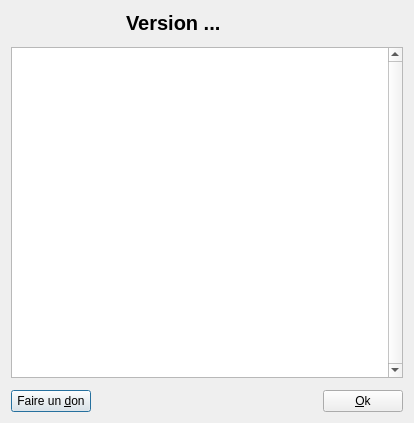
<?xml version="1.0" encoding="UTF-8"?>
<ui version="4.0">
 <class>DialogChangeLog</class>
 <widget class="QDialog" name="DialogChangeLog">
  <property name="windowModality">
   <enum>Qt::WindowModal</enum>
  </property>
  <property name="geometry">
   <rect>
    <x>0</x>
    <y>0</y>
    <width>414</width>
    <height>423</height>
   </rect>
  </property>
  <property name="windowTitle">
   <string>Bienvenue</string>
  </property>
  <property name="windowIcon">
   <iconset resource="../ressources.qrc">
    <normaloff>:/icones/icon</normaloff>:/icones/icon</iconset>
  </property>
  <property name="modal">
   <bool>true</bool>
  </property>
  <layout class="QGridLayout" name="gridLayout">
   <property name="horizontalSpacing">
    <number>15</number>
   </property>
   <property name="verticalSpacing">
    <number>12</number>
   </property>
   <item row="0" column="0">
    <widget class="QLabel" name="label">
     <property name="maximumSize">
      <size>
       <width>100</width>
       <height>100</height>
      </size>
     </property>
     <property name="text">
      <string/>
     </property>
     <property name="pixmap">
      <pixmap resource="../ressources.qrc">:/icones/logo</pixmap>
     </property>
     <property name="scaledContents">
      <bool>true</bool>
     </property>
    </widget>
   </item>
   <item row="0" column="1">
    <widget class="QLabel" name="labelTitle">
     <property name="font">
      <font>
       <pointsize>15</pointsize>
       <weight>75</weight>
       <bold>true</bold>
      </font>
     </property>
     <property name="toolTip">
      <string notr="true"/>
     </property>
     <property name="text">
      <string notr="true">Version ...</string>
     </property>
     <property name="alignment">
      <set>Qt::AlignLeading|Qt::AlignLeft|Qt::AlignVCenter</set>
     </property>
    </widget>
   </item>
   <item row="1" column="0" colspan="2">
    <widget class="QTextBrowser" name="textChangelog">
     <property name="verticalScrollBarPolicy">
      <enum>Qt::ScrollBarAlwaysOn</enum>
     </property>
    </widget>
   </item>
   <item row="2" column="0" colspan="2">
    <layout class="QHBoxLayout" name="horizontalLayout">
     <item>
      <widget class="QPushButton" name="pushDonate">
       <property name="text">
        <string>Faire un &amp;don</string>
       </property>
      </widget>
     </item>
     <item>
      <spacer name="horizontalSpacer">
       <property name="orientation">
        <enum>Qt::Horizontal</enum>
       </property>
       <property name="sizeHint" stdset="0">
        <size>
         <width>40</width>
         <height>20</height>
        </size>
       </property>
      </spacer>
     </item>
     <item>
      <widget class="QPushButton" name="pushOk">
       <property name="text">
        <string>&amp;Ok</string>
       </property>
      </widget>
     </item>
    </layout>
   </item>
  </layout>
 </widget>
 <resources>
  <include location="../ressources.qrc"/>
 </resources>
 <connections/>
</ui>
